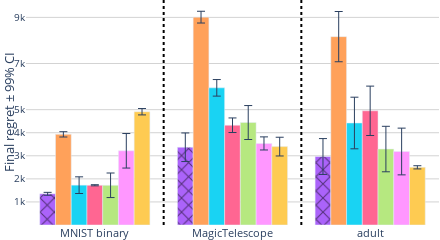

Notebook code for this chart:
### Code cell
import pandas as pd
import plotly.graph_objects as go
import numpy as np
import plotly.express as px
# Assuming df is your DataFrame and it has columns 'Dataset', 'Value', 'Model'

w = 0.1
def remove_substrings(s, substrings):
    for substring in substrings:
        s = s.replace(substring, '')
    return s


approaches = {
    #'EEneuralcbpside_v5': {'color': [255, 255, 0], 'label': 'EEneuralcbpside_v5'},  # Red
    'MLPNeural-CBP': {'color': [171, 99, 250], 'label': 'Neural-CBP'},  # Red
    'MLPIneurAL (official)': {'color': [255, 161, 90], 'label':'IneurAL (official)'},                    # Yellow
    'MLPIneurAL (tuned)': {'color': [25, 211, 243], 'label':'IneurAL (tuned)'},                    # Cyan
    'MLPNeuronal (official)': {'color': [255, 102, 146], 'label':'Neuronal (official)'},                  # Magenta
    'MLPNeuronal (tuned)': {'color': [182, 232, 128], 'label':'Neuronal (tuned)'},                   # Orange
    'MLPMargin': {'color': [255, 151, 255], 'label':'Margin'},
    'MLPCesa': {'color': [254, 203, 82], 'label':'Cesa'},
}


# Create an empty figure
fig = go.Figure()


views = []
for appr in approaches.keys():
    print(appr)
    appr_name = approaches[appr]['label']
    r,g,b = approaches[appr]['color']

    subset = result[result['merge'] == appr]
    dec = False
    if appr_name not in views:
        dec = True
        views.append(appr_name)
    

    if 'CBP' in appr_name:
        fig.add_trace(go.Bar(
            x=subset['merge2'],
            y=subset['Mean'],
            name=appr_name,
            error_y=dict(type='data', array=subset['StdError'], visible=True,thickness=1 ),
            marker_color='rgba({},{},{},1)'.format(r,g,b),marker_pattern_shape='x',marker_pattern_fgcolor='black', 
            showlegend = dec,
            # width=w
            ))
    else: 
        fig.add_trace(go.Bar(
            x=subset['merge2'],
            y=subset['Mean'],
            name=appr_name,
            error_y=dict(type='data', array=subset['StdError'], visible=True,thickness=1 ),
            marker_color='rgba({},{},{},1)'.format(r,g,b), 
            showlegend = dec,
            # width=w
            ))


# Add vertical black lines between data groups

datasets = result['merge2'].unique()
print(datasets)
for i, dataset in enumerate(datasets[:-1]):
    if i == 2:
        fig.add_vline(x=i + 0.5, line_width=2, line_color="black")
    else:
        fig.add_vline(x=i + 0.5, line_width=2, line_color="black",  line_dash="dot")


siz = 13

def format_tick(val):
    """ Custom function to format the tick labels. """
    return f'{int(val / 1000)}k' if val >= 1000 else str(val)


fig.update_layout(
    width=440,
    height=180,
    plot_bgcolor='white',  # Sets the plot background color
    paper_bgcolor='white',  # Sets the overall figure background color
    barmode='group',
    margin=dict(l=0, r=1, t=0, b=0),  # Small margins
    xaxis=dict(
        tickmode='array',
        tickvals=result['merge2'].unique(),
        ticktext = [ remove_substrings(model, ['LeNet', 'MLP']) for model in result['merge2'].unique() ],
        tickfont=dict(size=siz-2)  # Increase X-axis tick font size
    ),

    yaxis=dict(
        # type="log",
        gridcolor='lightgrey',
        title="Final regret ± 99% CI",
        title_standoff=5,
        title_font=dict(size=siz),
        tickfont=dict(size=siz-3) , # Increase Y-axis tick font size
        tickmode='array',
        tickvals=[1000, 2000, 3000, 4000, 5000, 7000, 9000 ],  # Specify the values where you want ticks
        ticktext=[format_tick(val) for val in [1000, 2000, 3000, 4000, 5000, 7000, 9000]]  # Format those values
    ),
    showlegend=False

)

fig.show()
fig.write_image("./figures/results_binary_MLP.pdf" )
fig.write_image("./figures/results_binary_MLP.pdf" )

### Figure 1 — Plotly figure (JSON) as saved in the notebook; plotly's stock layout.template omitted (floating-point values rounded to 4 significant figures)
{"data": [{"error_y": {"array": [63.26, 619.8, 777.4], "thickness": 1, "type": "data", "visible": true}, "marker": {"color": "rgba(171,99,250,1)", "pattern": {"fgcolor": "black", "shape": "x"}}, "name": "Neural-CBP", "showlegend": true, "type": "bar", "x": ["MLPMNIST binary", "MLPMagicTelescope", "MLPadult"], "y": [1352.0, 3370.0, 2969.0]}, {"error_y": {"array": [115.0, 255.1, 1089.0], "thickness": 1, "type": "data", "visible": true}, "marker": {"color": "rgba(255,161,90,1)"}, "name": "IneurAL (official)", "showlegend": true, "type": "bar", "x": ["MLPMNIST binary", "MLPMagicTelescope", "MLPadult"], "y": [3929.0, 9011.0, 8166.0]}, {"error_y": {"array": [361.2, 359.0, 1119.0], "thickness": 1, "type": "data", "visible": true}, "marker": {"color": "rgba(25,211,243,1)"}, "name": "IneurAL (tuned)", "showlegend": true, "type": "bar", "x": ["MLPMNIST binary", "MLPMagicTelescope", "MLPadult"], "y": [1727.0, 5946.0, 4422.0]}, {"error_y": {"array": [24.5, 316.3, 1071.0], "thickness": 1, "type": "data", "visible": true}, "marker": {"color": "rgba(255,102,146,1)"}, "name": "Neuronal (official)", "showlegend": true, "type": "bar", "x": ["MLPMNIST binary", "MLPMagicTelescope", "MLPadult"], "y": [1722.0, 4325.0, 4950.0]}, {"error_y": {"array": [532.4, 736.0, 986.0], "thickness": 1, "type": "data", "visible": true}, "marker": {"color": "rgba(182,232,128,1)"}, "name": "Neuronal (tuned)", "showlegend": true, "type": "bar", "x": ["MLPMNIST binary", "MLPMagicTelescope", "MLPadult"], "y": [1721.0, 4442.0, 3293.0]}, {"error_y": {"array": [748.6, 283.6, 1013.0], "thickness": 1, "type": "data", "visible": true}, "marker": {"color": "rgba(255,151,255,1)"}, "name": "Margin", "showlegend": true, "type": "bar", "x": ["MLPMNIST binary", "MLPMagicTelescope", "MLPadult"], "y": [3217.0, 3536.0, 3186.0]}, {"error_y": {"array": [138.3, 406.2, 69.47], "thickness": 1, "type": "data", "visible": true}, "marker": {"color": "rgba(254,203,82,1)"}, "name": "Cesa", "showlegend": true, "type": "bar", "x": ["MLPMNIST binary", "MLPMagicTelescope", "MLPadult"], "y": [4910.0, 3398.0, 2500.0]}], "layout": {"barmode": "group", "height": 180, "margin": {"b": 0, "l": 0, "r": 1, "t": 0}, "paper_bgcolor": "white", "plot_bgcolor": "white", "shapes": [{"line": {"color": "black", "dash": "dot", "width": 2}, "type": "line", "x0": 0.5, "x1": 0.5, "xref": "x", "y0": 0, "y1": 1, "yref": "y domain"}, {"line": {"color": "black", "dash": "dot", "width": 2}, "type": "line", "x0": 1.5, "x1": 1.5, "xref": "x", "y0": 0, "y1": 1, "yref": "y domain"}], "showlegend": false, "width": 440, "xaxis": {"tickfont": {"size": 11}, "tickmode": "array", "ticktext": ["MNIST binary", "MagicTelescope", "adult"], "tickvals": ["MLPMNIST binary", "MLPMagicTelescope", "MLPadult"]}, "yaxis": {"gridcolor": "lightgrey", "tickfont": {"size": 10}, "tickmode": "array", "ticktext": ["1k", "2k", "3k", "4k", "5k", "7k", "9k"], "tickvals": [1000, 2000, 3000, 4000, 5000, 7000, 9000], "title": {"font": {"size": 13}, "standoff": 5, "text": "Final regret ± 99% CI"}}}}
